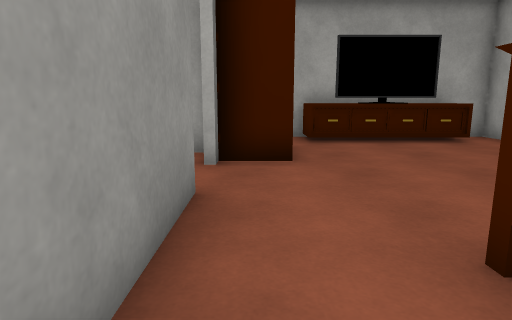
view 1 (above)

23 first-person views from a walk through a 3-D level made in the Unity game engine. The camera is 1.2 m above the floor, tilts 10° down and sees 75° across. The floor is counted in squares, 1 m on a side. Each view is taken from the middle of a square. On the plan, view 1 faces up. The plan holds only what a view shows up to about 14 squares ahead; the rest is blank. The place goes on beyond the plan. The player is left out. Some surface patterns are stand-ins.

view 2
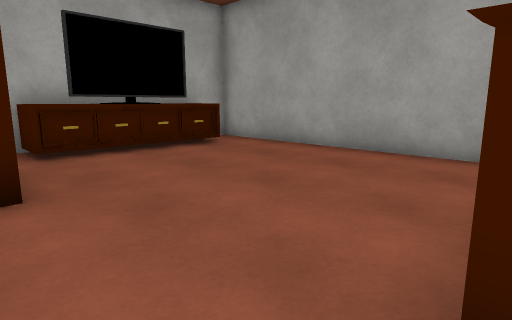

view 3
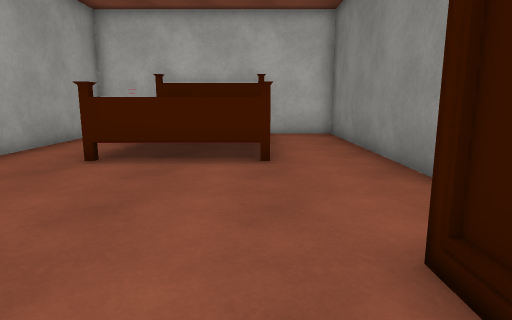

view 4
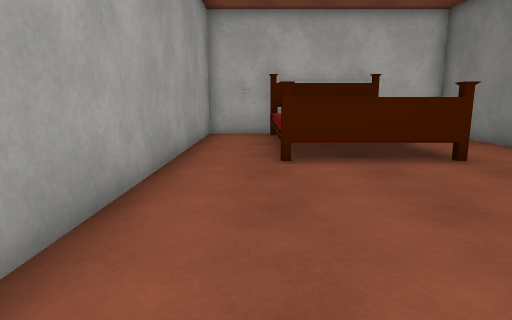

view 5
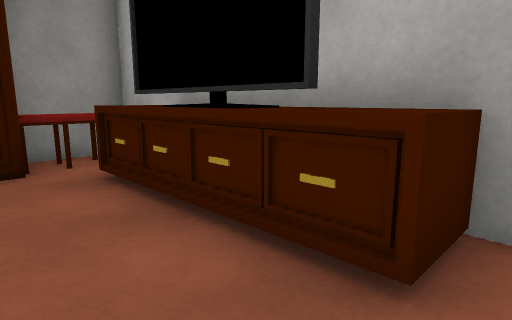

view 6
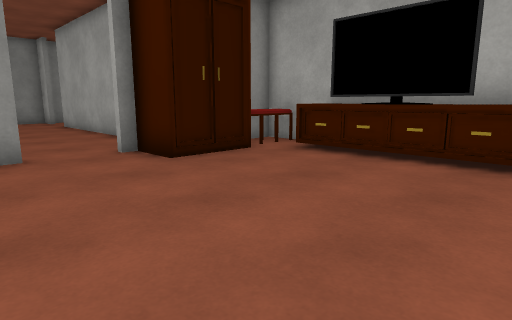

view 7
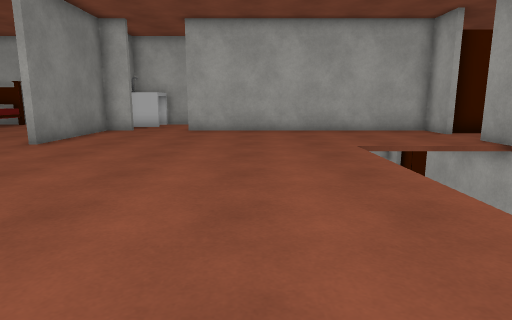

view 8
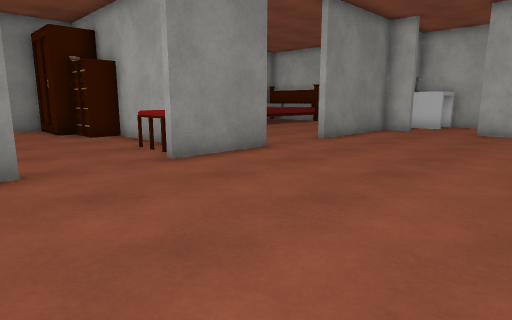

view 9
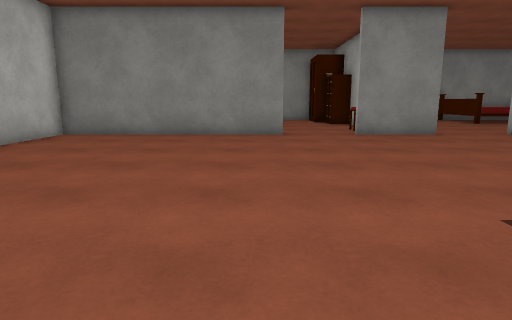

view 10
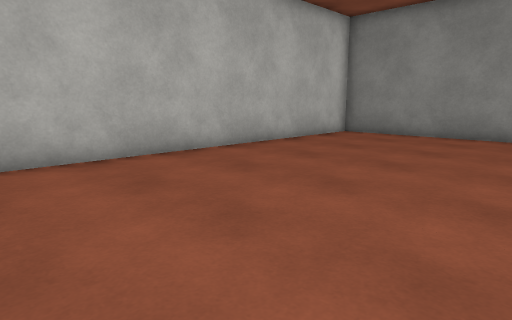

view 11
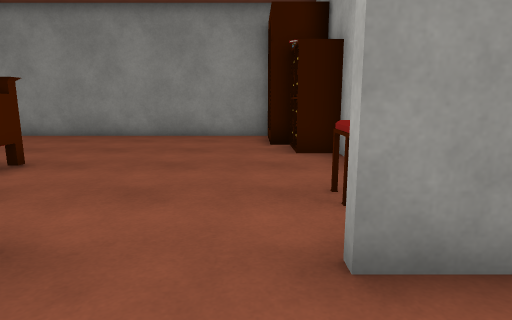

view 12
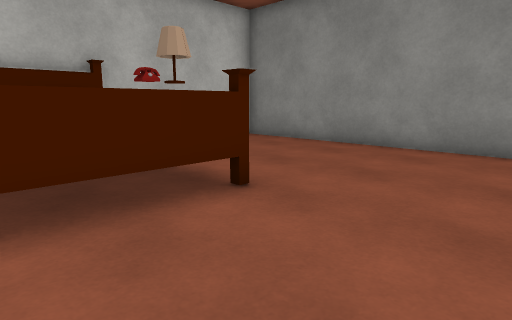

view 13
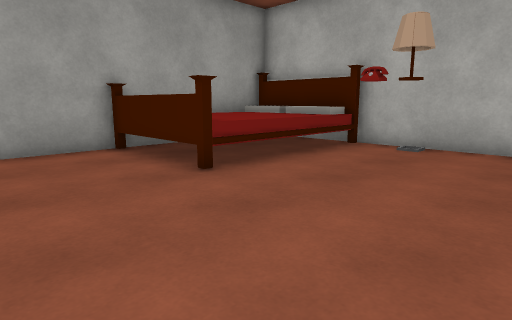

view 14
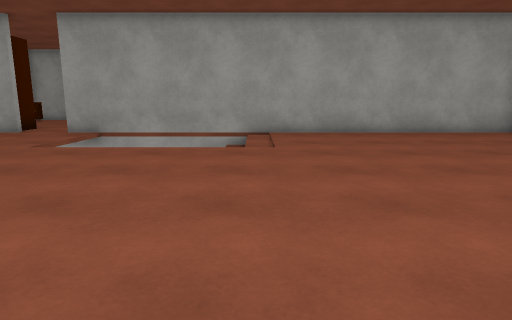

view 15
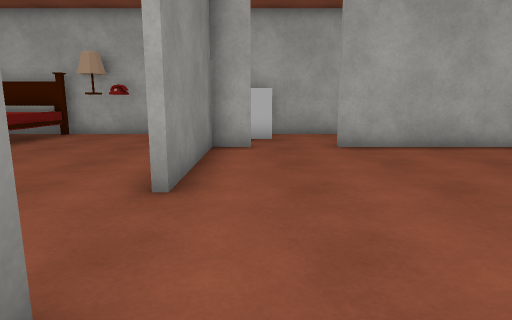

view 16
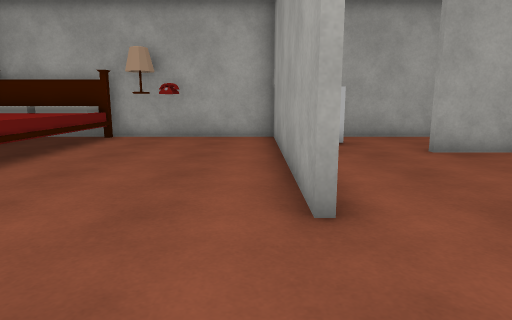

view 17
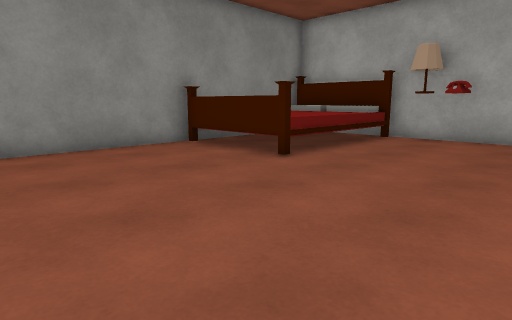

view 18
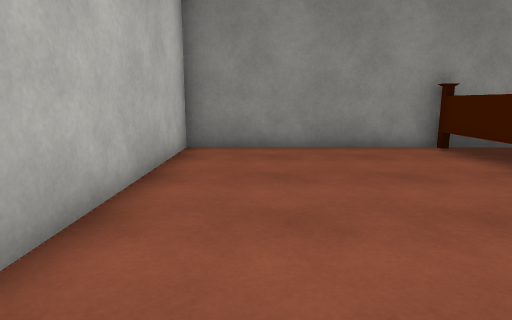

view 19
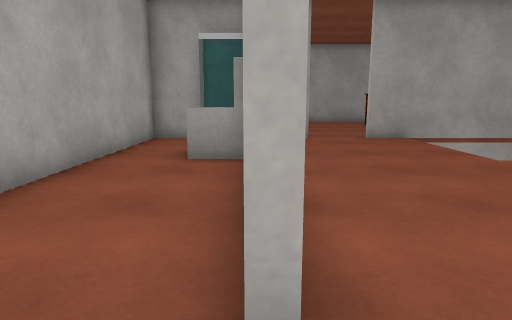

view 20
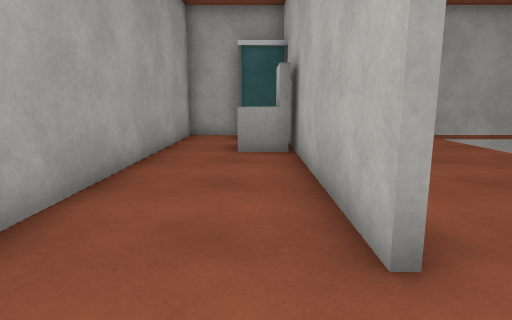

view 21
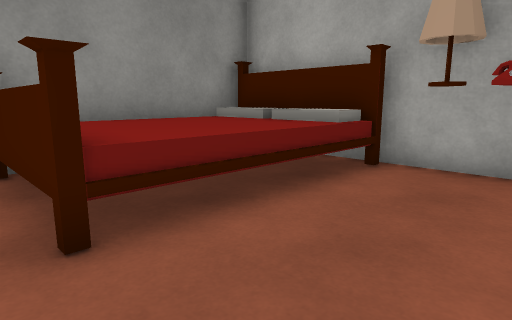

view 22
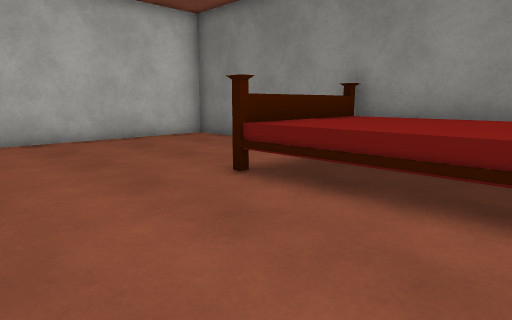

view 23
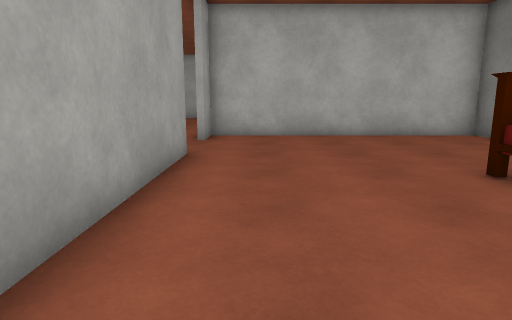

### Floor plan
Key: @ floor where view 1 was taken; # wall or solid block; . main floor; : floor 0.75 m higher than the main floor; - floor 2 m lower than the main floor; / step, stairs or slope; = window, fence, low wall or low ledge; v drop or lower ground; T TV; B bed; S stool; I sink; L lamp; P phone; H shower; O other object.
Columns run from 24 left of view 1 to 8 right of it. Each row starts with its distance up from view 1.
 12        ###  ###########
 11 #BBBBLP...#I...........#S#OOTOO.#
 10 #BBBB.....II...........#S.OTTTO.#
  9 #BBBB.....#........OO.HHSO......#
  8 #BBBB.....#...########## O......#
  7 #BBBB.....#............##O......#
  6 #BBBB.....#.....................#
  5 #.........#.....................#
  4 #.........#............#........#
  3 #..................////#........#
  2 #................../   #..///B..#
  1 #..................-   #../  :..#
  0 #.........#........=   #@./   ..#
 -1 ###OO######........#   #../   ..#
 -2 ###OO...SO#......../  /#..    ..#
 -3 #OO....................#..BBBBO.#
 -4 #......................###vvvvv#v
 -5 #......................#
 -6 #.........#............#
 -7 #.....B...#............#
 -8 #.....BBBB#............#
 -9 #.....BB  #............#
-10 #.....BBBB#............#
-11 #.....BBBB#............#
-12 #...LPBBBB#............#
-13 ########################

Positions as (right, up) in squares from view 1, and headings:
1: (0, 0), facing up
2: (0, 2), facing up-right
3: (2, 9), facing down
4: (6, 9), facing down
5: (7, 8), facing up-left
6: (7, 3), facing up-left
7: (-8, -6), facing up
8: (-8, -6), facing up-left
9: (-2, -6), facing left
10: (-2, -6), facing down-left
11: (-12, -3), facing left
12: (-15, -4), facing down-left
13: (-23, -4), facing down-right
14: (-14, -3), facing right
15: (-13, -1), facing up
16: (-15, 0), facing up
17: (-15, 0), facing up-left
18: (-15, 1), facing left
19: (-12, 8), facing right
20: (-13, 9), facing right
21: (-17, 5), facing up-left
22: (-16, 10), facing down-left
23: (-16, 11), facing down
